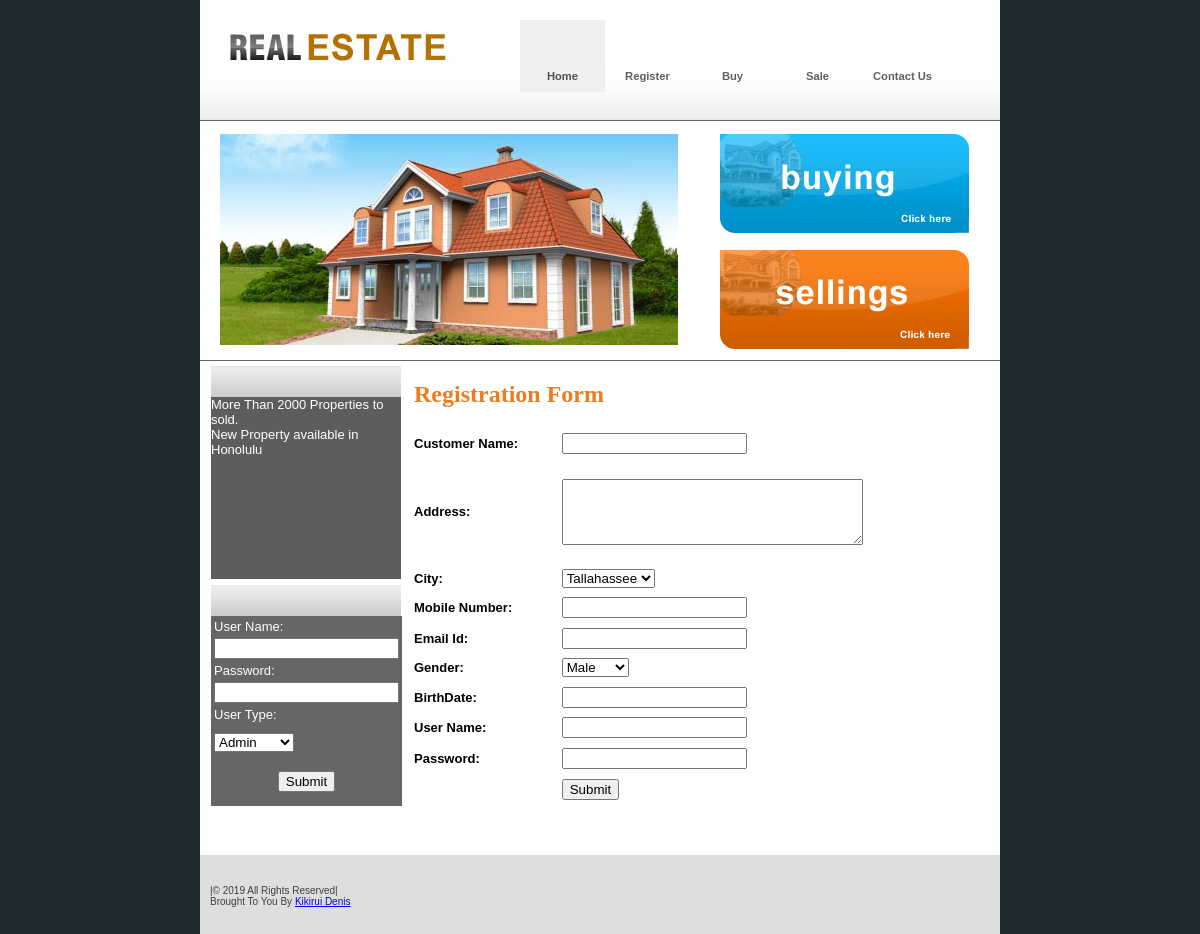
/register.php, run on the app's committed database.
### tables this page shows
CREATE TABLE IF NOT EXISTS `news_master` (
  `NewsId` int(11) NOT NULL AUTO_INCREMENT,
  `News` varchar(200) NOT NULL,
  `NewsDate` date NOT NULL,
  PRIMARY KEY (`NewsId`)
);

### register.php (the view, shortened to what this page needs)
<?php require_once('Connections/PMS.php'); ?>
<?php
$query_Recordset1 = "SELECT * FROM city_master";
$Recordset1 = mysql_query($query_Recordset1, $PMS) or die(mysql_error());
$row_Recordset1 = mysql_fetch_assoc($Recordset1);
?><!DOCTYPE html PUBLIC "-//W3C//DTD XHTML 1.0 Transitional//EN" "http://www.w3.org/TR/xhtml1/DTD/xhtml1-transitional.dtd">
<html xmlns="http://www.w3.org/1999/xhtml">
<head>
<link href="css/style1.css" rel="stylesheet" type="text/css" />
<link href="SpryAssets/SpryValidationTextarea.css" rel="stylesheet" type="text/css" />
</head>
<body>
</head>
<body>
<div class="main">
  <?php
  include "Headermenu.php"
  ?>
  <div class="content">
    <div class="innercontent">
      <?php
	  include "left.php"
	  ?>
      <div class="rightpannel">
      <div>
      <h2 class="style3">Registration Form</h2>
      <form id="form2" name="form2" method="post" action="InsertCustomer.php" onSubmit="return validateForm(this,arrFormValidation);">
        <table width="100%" height="377" border="0" cellpadding="0" cellspacing="0">
          <tr>
            <td><span class="style10">Customer Name:</span></td>
            <td><span id="sprytextfield3">
              <label>
              <input type="text" name="txtName" id="txtName" />
              </label>
              <span class="textfieldRequiredMsg">A value is required.</span></span></td>
          </tr>
          <tr>
            <td height="106"><span class="style10">Address:</span></td>
            <td><span id="sprytextarea1">
              <label>
              <textarea name="txtAddress" id="txtAddress" cols="35" rows="4"></textarea>
              </label>
              <span class="textareaRequiredMsg">A value is required.</span></span></td>
          </tr>
          <tr>
            <td><span class="style10">City:</span></td>
            <td><label>
              <select name="cmbCity" id="cmbCity">
                <?php
do {
?>
                <option value="<?php echo $row_Recordset1['CityName']?>"><?php echo $row_Recordset1['CityName']?></option>
                <?php
} while ($row_Recordset1 = mysql_fetch_assoc($Recordset1));
?>
              </select>
            </label></td>
          </tr>
          <tr>
            <td><span class="style10">Mobile Number:</span></td>
            <td><span id="sprytextfield4">
              <label>
              <input type="text" name="txtMobile" id="txtMobile" />
              </label>
              <span class="textfieldRequiredMsg">A value is required.</span></span></td>
          </tr>
          <tr>
            <td><span class="style10">Email Id:</span></td>
            <td><span id="sprytextfield5">
              <label>
              <input type="text" name="txtEmail" id="txtEmail" />
              </label>
              <span class="textfieldRequiredMsg">A value is required.</span></span></td>
          </tr>
          <tr>
            <td><span class="style10">Gender:</span></td>
            <td><label>
              <select name="cmbGender" id="cmbGender">
                <option>Male</option>
              </select>
            </label></td>
          </tr>
          <tr>
            <td><span class="style10">BirthDate:</span></td>
            <td><span id="sprytextfield6">
              <label>
              <input type="text" onclick="ds_sh(this);" name="txtBirthDate" id="txtBirthDate" />
              </label>
              <span class="textfieldRequiredMsg">A value is required.</span></span></td>
          </tr>
          <tr>
            <td><span class="style10">User Name:</span></td>
            <td><span id="sprytextfield7">
              <label>
              <input type="text" name="txtUserName2" id="txtUserName2" />
              </label>
              <span class="textfieldRequiredMsg">A value is required.</span></span></td>
          </tr>
          <tr>
            <td><span class="style10">Password:</span></td>
            <td><span id="sprytextfield8">
              <label>
              <input type="password" name="txtPassword2" id="txtPassword2" />
              </label>
              <span class="textfieldRequiredMsg">A value is required.</span></span></td>
          </tr>
          <tr>
            <td>&nbsp;</td>
            <td><label>
              <input type="submit" name="button2" id="button2" value="Submit" />
            </label></td>
          </tr>
        </table>
          </form>
      <p>&nbsp;</p>
      </div>
      </div>
    </div>
  </div>
  <div>
   <?php
   include "footer.php"
   ?>
  </div>
</div>
</body>
</html>

### left.php (shortened to what this page needs)
<link href="SpryAssets/SpryValidationTextField.css" rel="stylesheet" type="text/css">
<div class="leftpannel">
  <div class="find">
          <div class="leftpan1"></div>
          <div class="leftpan2">
            <div class="leftmenu">
             <marquee direction="up" height="180">
             <?php
$con = mysql_connect("localhost","root");
$sql = "select * from News_Master";
$result = mysql_query($sql,$con);
while($row = mysql_fetch_array($result))
{
$News=$row['News'];
?>
<div align="left" class="style6"><?php echo $News;?></div>
<span class="style6">
<?php
}
?>
        </span>
             </marquee>
            </div>
    </div>
  </div>
  <div class="search">
    <div class="search1"></div>
        <form name="form1" method="post" action="login.php">
         <table width="100%" bgcolor="#666666">
         <tr>
           <td class="style6">User Name:</td>
         </tr>
         <tr>
           <td><span id="sprytextfield1">
             <label>
             <input type="text" name="txtUserName" id="txtUserName">
             </label>
           <span class="textfieldRequiredMsg">*</span></span></td>
         </tr>
         <tr>
           <td class="style6">Password:</td>
         </tr>
         <tr>
           <td><span id="sprytextfield2">
             <label>
             <input type="password" name="txtPassword" id="txtPassword">
             </label>
           <span class="textfieldRequiredMsg">*</span></span></td>
         </tr>
         <tr>
           <td class="style6">User Type:</td>
         </tr>
         <tr>
           <td height="33"><label>
             <select name="cmbUserType" id="cmbUserType">
               <option>Admin</option>
             </select>
           </label></td>
         </tr>
         <tr>
           <td height="36"><div align="center">
             <input type="submit" name="button" id="button" value="Submit">
           </div></td>
         </tr>
         <tr>
         <td><label></label></td>
         </tr>
         </table>
        </form>
  </div>
      </div>

### css/style1.css (style rules this page uses)
body { margin:0px; padding:0px; background-color:#1d2b31; }
.main { width:800px; margin:0 auto 0 auto; background-color:#FFFFFF; }
.content { width:800px; }
.innercontent { width:778px; margin:0 auto 0 auto; overflow:hidden }
.leftpannel { width:190px; float:left; }
.rightpannel { width:575px; float:right; }
.find { width:190px; height:213px; background-color:#5d5d5d; margin-top:5px; }
.leftpan1 { width:190px; height:31px; background:url(../images/find.gif) repeat-x; }
.leftpan2 { width:190px; height:380px; }
.search { width:190px; height:115px; margin-top:6px; }
.search1 { width:190px; height:31px; background-image:url(../images/find.gif); }
.leftmenu { margin:0px; padding:0px; }

### register.php (style rules this page uses)
.style6 { font-family: Verdana, Arial, Helvetica, sans-serif }
.style10 { font-family: Verdana, Arial, Helvetica, sans-serif; font-size: small; font-weight: bold; }

### data on the page
news_master: News "More Than 2000 Properties to sold."
news_master: News "New Property available in Honolulu"

### other printed values
form field cmbCity "Tallahassee"
